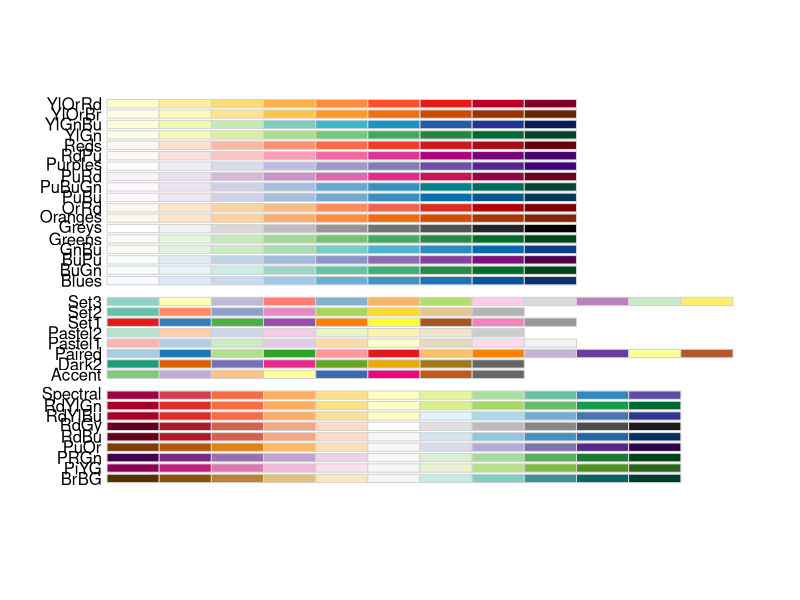
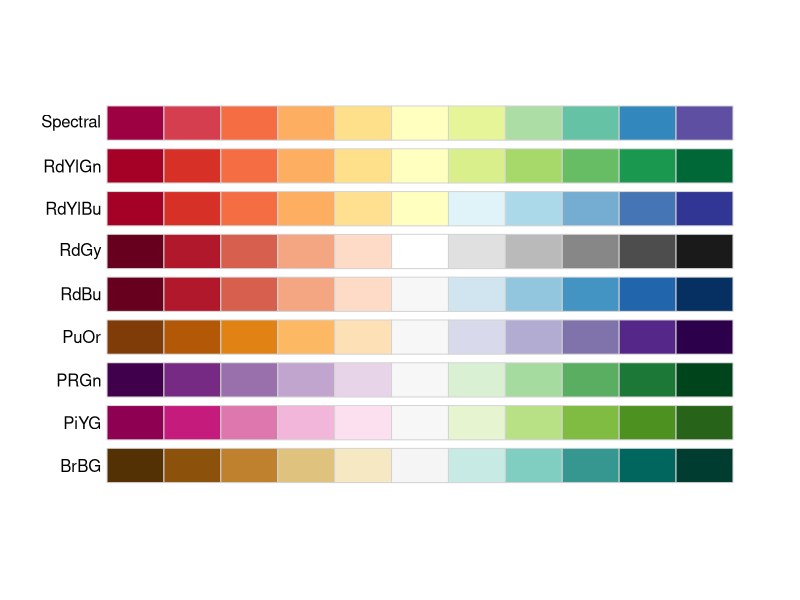
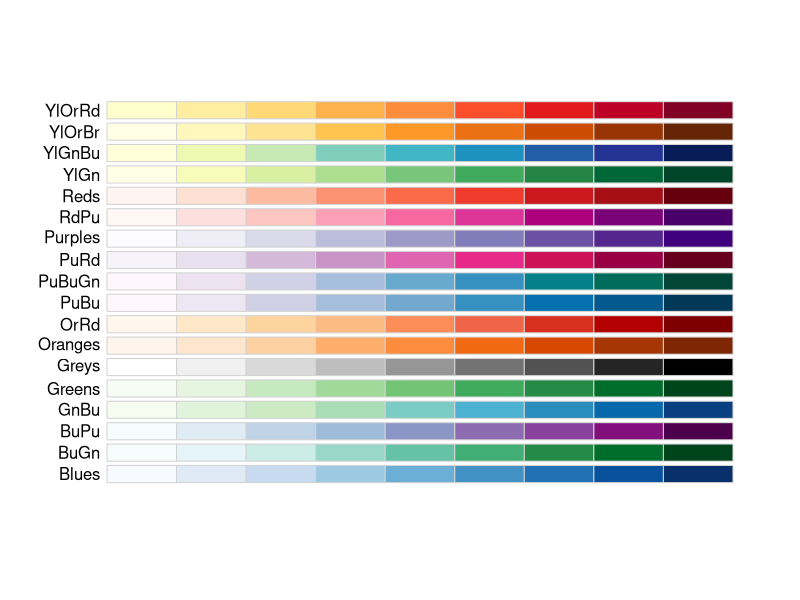
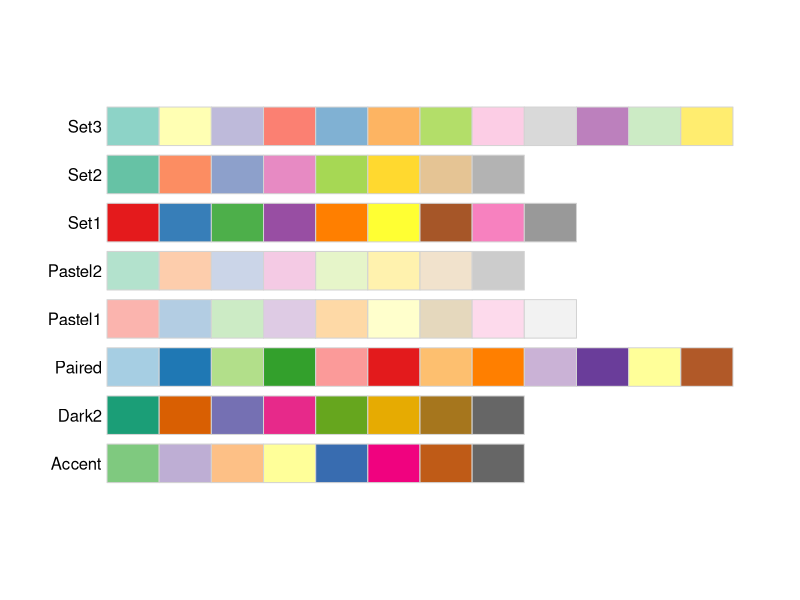
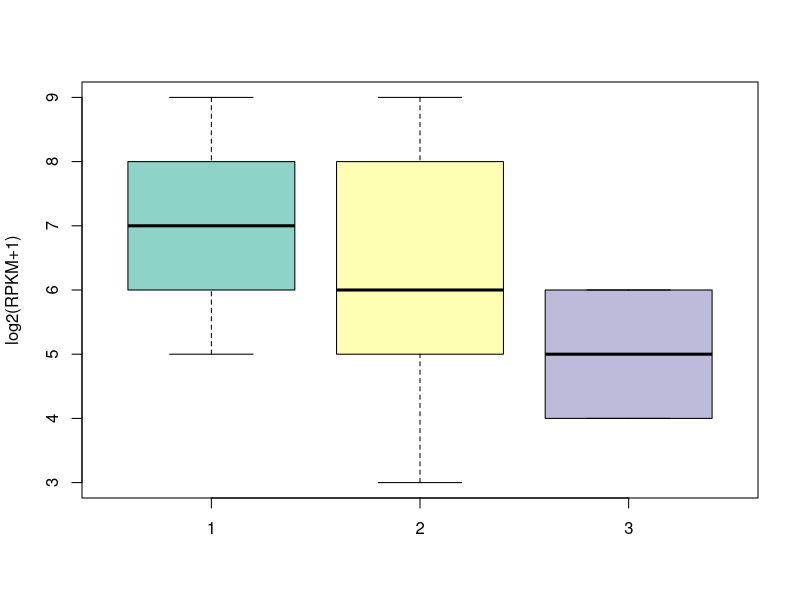
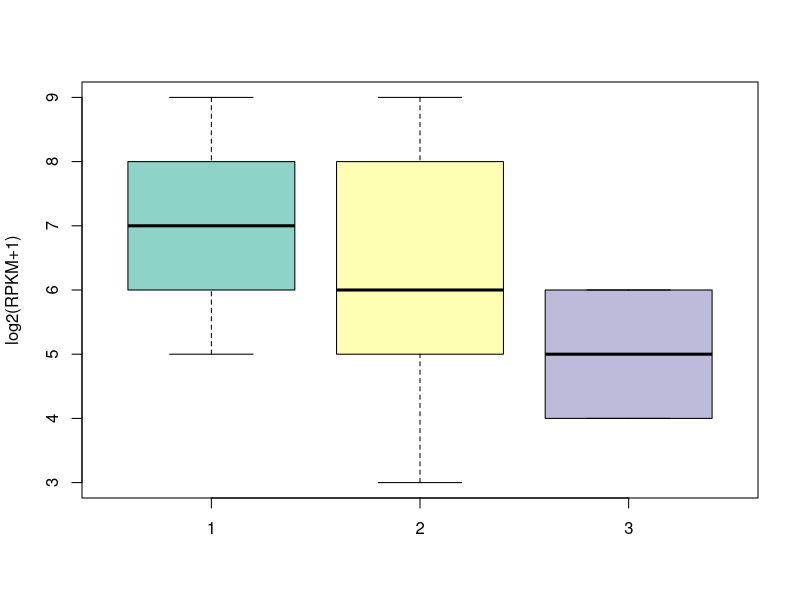

Generate these figures, in order, with R:
################################################################################
#共有三组颜色可供使用：
#    Sequential，按顺序渐变的(范围：3-9)。 - Light colours for low data, dark for high data Blues BuGn BuPu GnBu Greens Greys Oranges OrRd PuBu PuBuGn PuRd Purples RdPu Reds YlGn YlGnBu YlOrBr YlOrRd
#    Diverging，彼此之间差异变化较大的(范围3-11)。 -  Light colours for mid-range data, low and high contrasting dark colours  BrBG PiYG PRGn PuOr RdBu RdGy RdYlBu RdYlGn Spectral 
#    Qualitative，这个用于最大程度地显示不同类之间的差别。 - Colours designed to give maximum visual difference between classes 
################################################################################
library(RColorBrewer)
display.brewer.all()  #显示所有可用颜色
display.brewer.all(type = "div")
display.brewer.all(type = "seq")
display.brewer.all(type = "qual")
col=brewer.pal(8,"Set3") #表示使用Set3的8种颜色
newpalette<-colorRampPalette(brewer.pal(9,"Blues"))(10) #colorRampPalette将Blues系列九个颜色进行了延伸，产生了10种渐变色。
#colorRampPalette生成画板渐变色，输入是一个向量颜色



library(RColorBrewer)
pdf("/IJob/J26/lunwen/5.survival/enhancer_box5.pdf")
col=brewer.pal(3,"Set3")
a <- 5:9
b <- 3:9
d <- 4:6
b1 <- sample(a,159,replace=T)
b2 <- sample(b,126,replace=T) 
b3 <- sample(d,208,replace=T)
boxplot(list(b1,b2,b3),col=col,ylab="log2(RPKM+1)")
dev.off()





library(RColorBrewer)
pdf("/IJob/J26/lunwen/5.survival/enhancer_box5.pdf")
col=brewer.pal(5,"Set3")
a <-c(47,5,52,39,28)
names(a) <- c("BRCA","COAD","GBM","LIHC","LUSC")
boxplot(list(b1,b2,b3),col=col,ylab="log2(RPKM+1)")
dev.off()